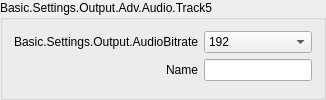
                             <widget class="QGroupBox" name="groupBox_22">
                              <property name="sizePolicy">
                               <sizepolicy hsizetype="Preferred" vsizetype="Maximum">
                                <horstretch>0</horstretch>
                                <verstretch>0</verstretch>
                               </sizepolicy>
                              </property>
                              <property name="title">
                               <string>Basic.Settings.Output.Adv.Audio.Track5</string>
                              </property>
                              <layout class="QFormLayout" name="formLayout_39">
                               <property name="fieldGrowthPolicy">
                                <enum>QFormLayout::AllNonFixedFieldsGrow</enum>
                               </property>
                               <property name="labelAlignment">
                                <set>Qt::AlignRight|Qt::AlignTrailing|Qt::AlignVCenter</set>
                               </property>
                               <item row="0" column="0">
                                <widget class="QLabel" name="label_85">
                                 <property name="minimumSize">
                                  <size>
                                   <width>170</width>
                                   <height>0</height>
                                  </size>
                                 </property>
                                 <property name="text">
                                  <string>Basic.Settings.Output.AudioBitrate</string>
                                 </property>
                                 <property name="alignment">
                                  <set>Qt::AlignRight|Qt::AlignTrailing|Qt::AlignVCenter</set>
                                 </property>
                                 <property name="buddy">
                                  <cstring>advOutTrack5Bitrate</cstring>
                                 </property>
                                </widget>
                               </item>
                               <item row="0" column="1">
                                <widget class="QComboBox" name="advOutTrack5Bitrate_2">
                                 <property name="currentIndex">
                                  <number>8</number>
                                 </property>
                                 <item>
                                  <property name="text">
                                   <string>32</string>
                                  </property>
                                 </item>
                                 <item>
                                  <property name="text">
                                   <string>48</string>
                                  </property>
                                 </item>
                                 <item>
                                  <property name="text">
                                   <string>64</string>
                                  </property>
                                 </item>
                                 <item>
                                  <property name="text">
                                   <string>80</string>
                                  </property>
                                 </item>
                                 <item>
                                  <property name="text">
                                   <string>96</string>
                                  </property>
                                 </item>
                                 <item>
                                  <property name="text">
                                   <string>112</string>
                                  </property>
                                 </item>
                                 <item>
                                  <property name="text">
                                   <string>128</string>
                                  </property>
                                 </item>
                                 <item>
                                  <property name="text">
                                   <string>160</string>
                                  </property>
                                 </item>
                                 <item>
                                  <property name="text">
                                   <string>192</string>
                                  </property>
                                 </item>
                                 <item>
                                  <property name="text">
                                   <string>256</string>
                                  </property>
                                 </item>
                                 <item>
                                  <property name="text">
                                   <string>320</string>
                                  </property>
                                 </item>
                                </widget>
                               </item>
                               <item row="1" column="0">
                                <widget class="QLabel" name="label_86">
                                 <property name="text">
                                  <string>Name</string>
                                 </property>
                                 <property name="buddy">
                                  <cstring>advOutTrack5Name</cstring>
                                 </property>
                                </widget>
                               </item>
                               <item row="1" column="1">
                                <widget class="QLineEdit" name="advOutTrack5Name_2"/>
                               </item>
                              </layout>
                             </widget>
